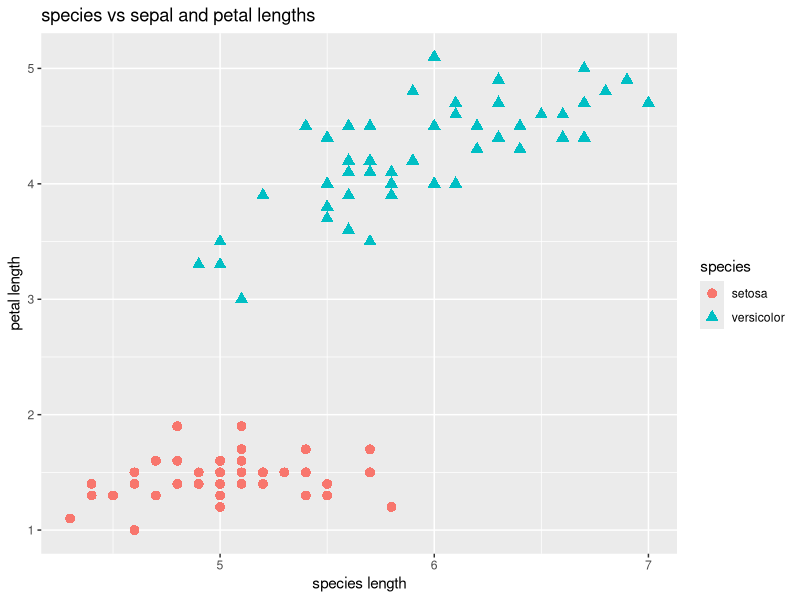
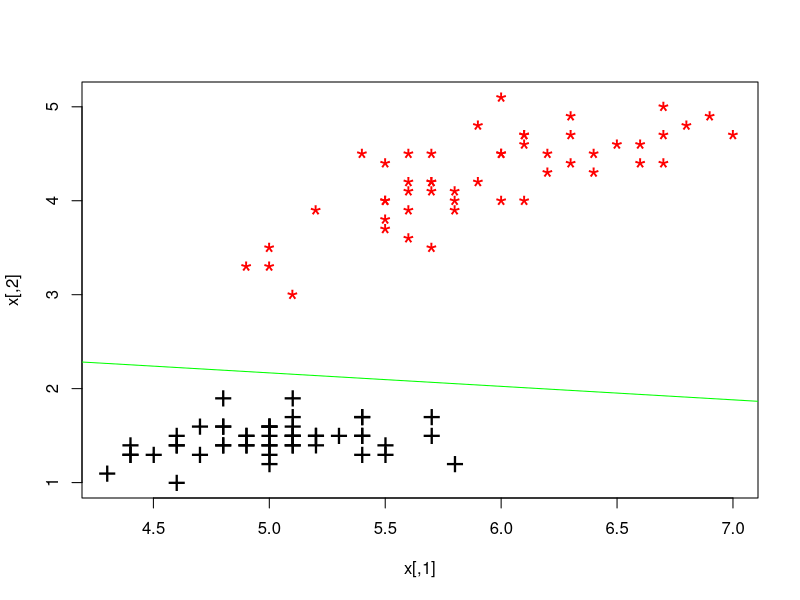

R code for these plots, in order:
data("iris")
iris.sub=iris[1:100,c(1,3,5)]
names(iris.sub)=c("sepal","petal","species")
library(ggplot2)
ggplot(iris.sub,aes(x=sepal,y=petal))+
  geom_point(aes(colour=species,shape=species),size=3)+
  xlab("species length")+
  ylab("petal length")+
  ggtitle("species vs sepal and petal lengths")
euclidean.norm<-function(x){sqrt(sum(x*x))}
distance.from.plane<-function(z,w,b){sum(z*w)+b}
classfy.linear<-function(x,w,b){
  distances=apply(x,1,distance.from.plane,w,b)
  return(ifelse(distances<0,-1,1))}
perceptron<-function(x,y,learning.rate=1){
  w=vector(length = ncol(x))
  b=0
  k=0
  R=max(apply(x, 1, euclidean.norm))
  mark.complete=TRUE
  
  while (mark.complete) {
  mark.complete=FALSE
  yc=classfy.linear(x,w,b)
  for (i in 1:nrow(x)) {
    if(y[i]!=yc[i]){ 
    w=w+learning.rate*y[i]*x[i,]
    b=b+learning.rate*y[i]*R^2
    k=k+1
    mark.complete=TRUE
      }
    }
  }
s=euclidean.norm(w)
return(list(w=w/s,b=b/s,updates=k))
}
x=cbind(iris.sub$sepal,iris.sub$petal)
y=ifelse(iris.sub$species=="setosa",1,-1)
p=perceptron(x,y)
plot(x,cex=0.2)
points(subset(x,y==1),col="black",pch="+",cex=2)
points(subset(x,y==-1),col="red",pch="*",cex=2)
intercept=-p$b/p$w[[2]]
slope=-p$w[[1]]/p$w[[2]]
abline(intercept,slope,col="green")